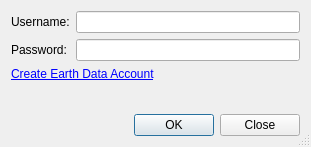
<?xml version="1.0" encoding="UTF-8"?>
<ui version="4.0">
 <class>Login</class>
 <widget class="QDialog" name="Login">
  <property name="geometry">
   <rect>
    <x>0</x>
    <y>0</y>
    <width>311</width>
    <height>147</height>
   </rect>
  </property>
  <property name="windowTitle">
   <string>Login</string>
  </property>
  <property name="sizeGripEnabled">
   <bool>true</bool>
  </property>
  <layout class="QGridLayout" name="gridLayout">
   <item row="2" column="0" colspan="2">
    <widget class="QLabel" name="lbl_registration">
     <property name="text">
      <string>&lt;html&gt;&lt;head/&gt;&lt;body&gt;&lt;p&gt;&lt;a href=&quot;https://urs.earthdata.nasa.gov/home&quot;&gt;&lt;span style=&quot; text-decoration: underline; color:#0000ff;&quot;&gt;Create Earth Data Account&lt;/span&gt;&lt;/a&gt;&lt;/p&gt;&lt;/body&gt;&lt;/html&gt;</string>
     </property>
     <property name="textInteractionFlags">
      <set>Qt::LinksAccessibleByMouse</set>
     </property>
    </widget>
   </item>
   <item row="0" column="0">
    <widget class="QLabel" name="label">
     <property name="text">
      <string>Username:</string>
     </property>
    </widget>
   </item>
   <item row="0" column="1">
    <widget class="QLineEdit" name="lne_username"/>
   </item>
   <item row="1" column="0">
    <widget class="QLabel" name="label_2">
     <property name="text">
      <string>Password:</string>
     </property>
    </widget>
   </item>
   <item row="1" column="1">
    <widget class="QLineEdit" name="lne_password">
     <property name="echoMode">
      <enum>QLineEdit::Password</enum>
     </property>
    </widget>
   </item>
   <item row="4" column="1">
    <widget class="QDialogButtonBox" name="buttonBox">
     <property name="standardButtons">
      <set>QDialogButtonBox::Close|QDialogButtonBox::Ok</set>
     </property>
     <property name="centerButtons">
      <bool>false</bool>
     </property>
    </widget>
   </item>
   <item row="3" column="0">
    <spacer name="verticalSpacer">
     <property name="orientation">
      <enum>Qt::Vertical</enum>
     </property>
     <property name="sizeHint" stdset="0">
      <size>
       <width>20</width>
       <height>40</height>
      </size>
     </property>
    </spacer>
   </item>
  </layout>
 </widget>
 <resources/>
 <connections/>
</ui>
